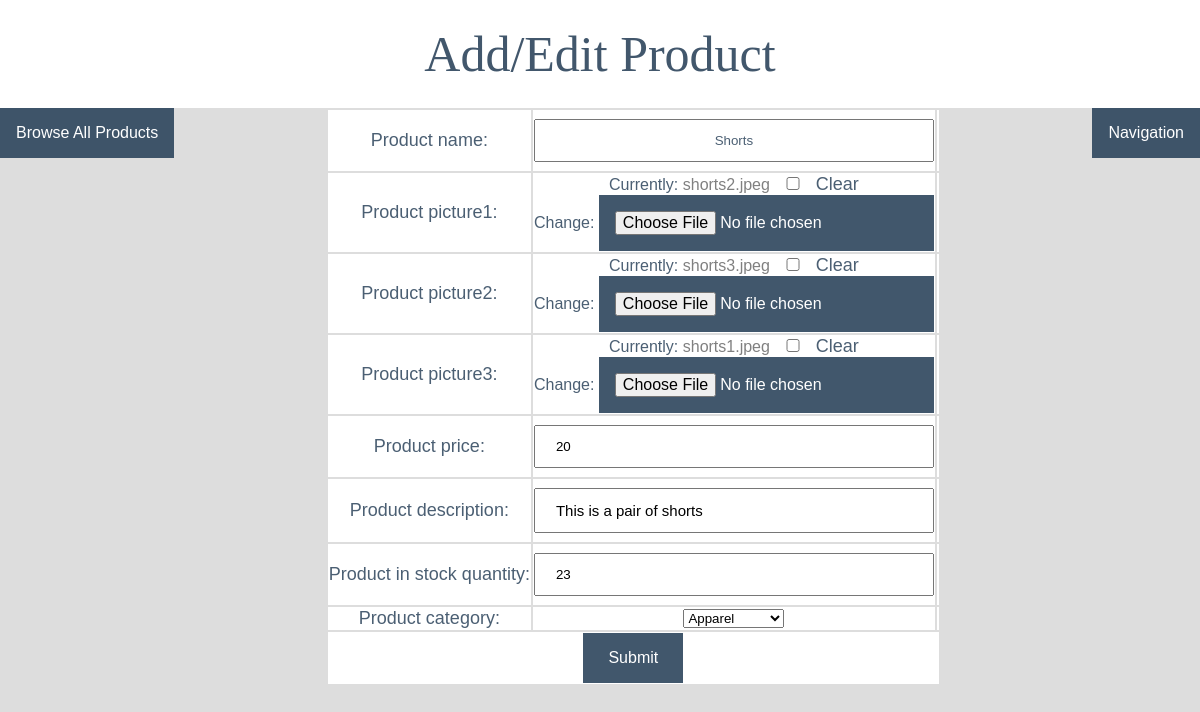
/edit_product/4 (signed in), run on an earlier commit of the app's database.
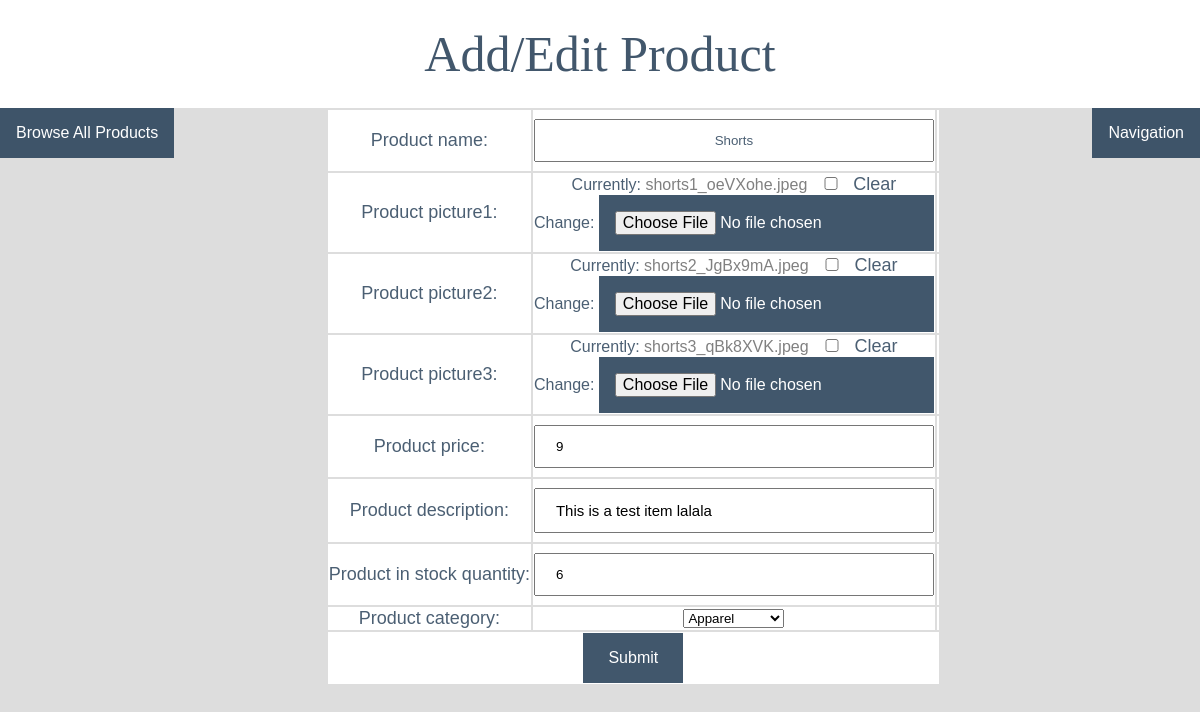
And on a later commit of the database.
### ecommerce_platform/models.py (models this page shows)
class Product(models.Model):
    CATEGORIES = [
        ("Apparel", "Apparel"),
        ("Pet Supplies", "Pet Supplies"),
        ("Home Goods", "Home Goods"),
        ("Pet Supplies", "Pet Supplies"),
        ("Electronics", "Electronics")
    ]
    product_picture1 = models.ImageField(blank=True)
    product_picture2 = models.ImageField(blank=True)
    product_picture3 = models.ImageField(blank=True)
    product_name = models.CharField(max_length=200)
    product_description = models.CharField(max_length=1000)
    product_price = models.IntegerField()
    product_in_stock_quantity = models.IntegerField()
    product_availability = models.BooleanField(default=True)
    product_category = models.CharField(max_length=50, choices=CATEGORIES)
    product_seller = models.ForeignKey(User, on_delete=models.PROTECT)

### ecommerce_platform/views.py (the view)
# urls.py: path('edit_product/<int:id>', views.edit_product_action,
@login_required
def edit_product_action(request, id):
    product = get_object_or_404(Product, id=id)
    context = {}
    if request.method == "POST":
        form = ProductForm(request.POST, instance=product)
        context['form'] = form
        reviews = Review.objects.filter(review_product=product).order_by('-id')
        context['reviews'] = reviews
        if form.is_valid():
            p = form.save(commit=False)
            p.product_seller = request.user
            if p.product_in_stock_quantity > 0:
                p.product_availability = True
            p.save()
            context['product'] = p
            return render(request, 'product.html', context)
    else:
        form = ProductForm(instance=product)
        context['form'] = form
    return render(request, 'add_product.html', context)

### ecommerce_platform/forms.py (shortened to what this page needs)
class ProductForm(ModelForm):
    class Meta:
        model = Product
        fields = ["product_name", "product_picture1", "product_picture2",
                  "product_picture3", "product_price", "product_description",
                  "product_in_stock_quantity", "product_category"]

### ecommerce_platform/templates/add_product.html (shortened to what this page needs)
{% extends 'base.html'%}
{% block title %}
    Add/Edit Product
{% endblock %}
{% block dropdown %}
    <div class="dropdown">
        <button class="dropbtn" id="id_show_nav_button" onclick="nav_drop_down()">
            Navigation
        </button>
    </div>
{% endblock %}
{% block body %}
    <a id = "id_browse_all_products" style="float:left" href = "{% url 'home' %}">
        <button>Browse All Products</button>
    </a>
    <div class="form-row">
    <form enctype="multipart/form-data" method="post" class="edit-form">
    <table>
        {% for field in form.visible_fields %}
            <tr>
                <td>{{field.label_tag}}</td>
                <td>{{field}}</td>
                <td class="error">
                </td>
            </tr>
        {% endfor %}
        <tr><td colspan="3"><input id="id_add_product_button" type="submit" value="Submit"></td></tr>
    </table>
</form>
    </div>
{% endblock %}

### ecommerce_platform/templates/base.html (shortened to what this page needs)
{% load static %}
<!DOCTYPE html>
<html lang="en">
<head>
    <link rel="stylesheet" href="../static/css/base.css">
</head>
<body>
<div class="header">
    {% block title %}
    {% endblock %}
</div>
<div class="dropdown_block">
    {% block dropdown %}
    {% endblock %}
</div>
{% block body %}
{% endblock %}
</body>
</html>

### ecommerce_platform/static/css/base.css (style rules this page uses)
body { background-color: #dddddd; overflow: scroll; }
button { background-color: rgba(45,69,92,0.90); color: white; padding: 16px; font-size: 16px; border: none; cursor: pointer; min-width: 100px; }
div { text-align: center; alignment: center; }
a { text-decoration: none; color: rgba(45,69,92,0.90); font-size: 1em; }
.dropbtn { background-color: rgba(45,69,92,0.90); color: white; padding: 16px; font-size: 16px; border: none; cursor: pointer; }
.dropdown { position: relative; display: inline-block; float: right; right: 0; }
.header { font-size: 50px; font-family: Georgia; text-align: center; padding: 25px 50px; background-color: white; color: rgba(45,69,92,0.90); z-index: 1; }
form { color: rgba(45,69,92,0.86); alignment: center; display: inline-block; }
input[type=text] { width: 100%; padding: 12px 20px; margin: 8px 0; box-sizing: border-box; }
input[type=number] { width: 100%; padding: 12px 20px; margin: 8px 0; box-sizing: border-box; }
input[type=submit] { background-color: rgba(45,69,92,0.90); color: white; padding: 16px; font-size: 16px; border: none; cursor: pointer; min-width: 100px; }
input[type=file] { background-color: rgba(45,69,92,0.90); color: white; padding: 16px; font-size: 16px; border: none; cursor: pointer; min-width: 100px; }
input[type=checkbox] { padding: 16px; font-size: 16px; border: none; cursor: pointer; min-width: 30px; }
.form-row { alignment: center; }
label { color: rgba(45,69,92,0.86); font-size: 18px; }
#id_product_name { color: rgba(45,69,92,0.86); text-align: center; }
#id_product_description { font-size: 15px; }
a { color: grey; }
tr { background-color: white; margin-top: 20px; width: 100%; }
td { margin: 5px; }
* { box-sizing: border-box }
body { font-family: Verdana, sans-serif; margin:0 }

What changed in the data, as far as the page shows it:
changed Product "Shorts": product_price "20" → "9"; product_description "This is a pair of shorts" → "This is a test item lalala"; product_in_stock_quantity "23" → "6"
Also different on the page:
text no longer shown: "Currently: shorts2.jpeg Clear Change: Currently: shorts3.jpeg Clear Change: Currently: shorts1.jpeg Clear Change:"
text now shown: "Currently: shorts1_oeVXohe.jpeg Clear Change: Currently: shorts2_JgBx9mA.jpeg Clear Change: Currently: shorts3_qBk8XVK.jpeg Clear Change:"
